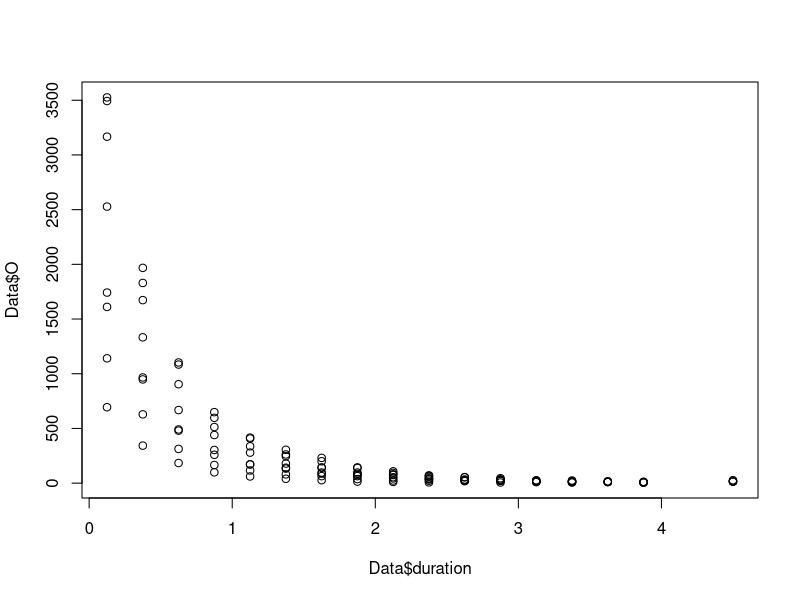
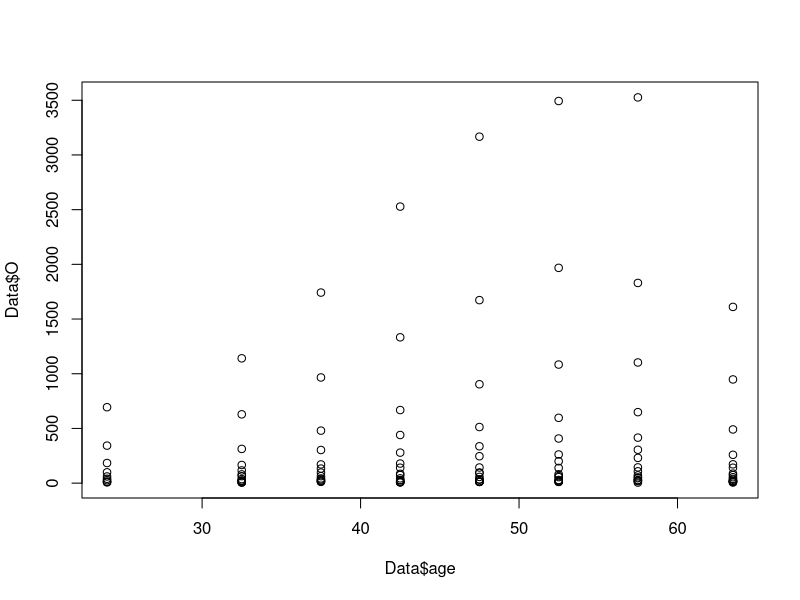
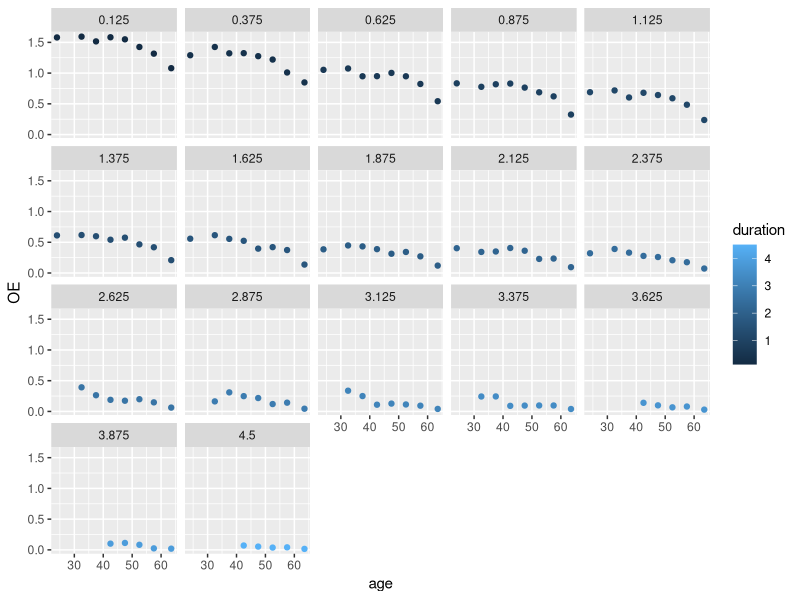
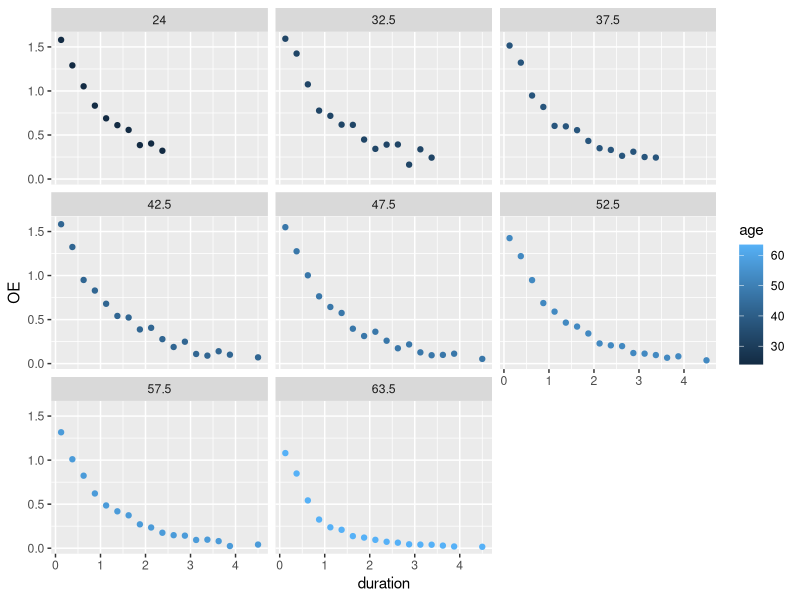
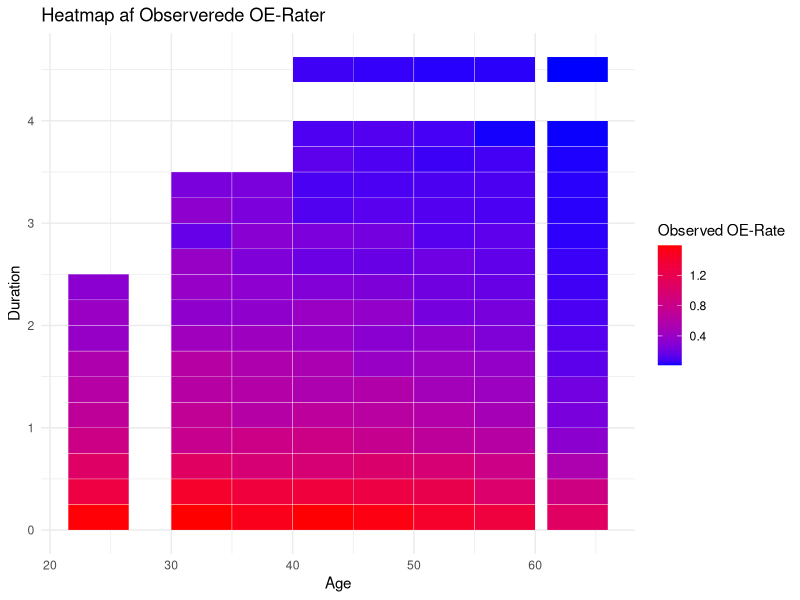

These figures' R source, in order: (Note: this script raises an error after producing the figures.)
######################################################
####               PAKKER OG DATA                 ####
######################################################
library(tidyverse)
library(ggplot2)
library(dplyr)
library(stats)
library(splines)
library(hexbin)

# Indlæs data:
Data <- read_csv("Data/LY/LYFJ.csv")

# Opret variabel OE-rater
Data$OE <- Data$O / Data$E

# Vis data og opsummering
View(Data)
summary(Data)


######################################################
####          CENTRERING AF COVARIATER            ####
######################################################

#Centrerer age
unique_ages <- unique(Data$age)
midpoints <- (unique_ages[-1] + unique_ages[-length(unique_ages)]) / 2
custom_last_point <- (67 - 60) / 2 + 60  # Brug 63.5 som værdi i højre endepunkt da det sidste datapunkt er 60 år
midpoints <- c(midpoints, custom_last_point)
Data$age <- midpoints[match(Data$age, unique_ages)]

#Centrerer duration
midpointsduration <- c((unique(Data$duration)[-1] + unique(Data$duration)[-length(unique(Data$duration))]) / 2, unique(Data$duration)[length(unique(Data$duration))])
Data$duration <- midpointsduration[match(Data$duration, unique(Data$duration))]

#Fjerner sidste datapunkt for duration
Data <- Data[Data$duration != unique(Data$duration)[length(unique(Data$duration))], ]

# Vis centreret data
View(Data)

######################################################
####            VISUALISERING AF DATA             ####
######################################################

# Plot O mod duration
plot(y = Data$O, x = Data$duration)

# Plot O mod age
plot(y = Data$O, x = Data$age)


# Scatter plot af OE-rater med alder og duration
ggplot(Data, aes(x = age, y = OE)) +
  geom_point(aes(color = duration)) +
  facet_wrap(~ duration)

# Scatter plot af OE-rater med duration og alder
ggplot(Data, aes(x = duration, y = OE)) +
  geom_point(aes(color = age)) +
  facet_wrap(~ age)


######################################################
####                  HEATMAPS                    ####
######################################################

# Beregn observerede rater
Data$observed_rate <- Data$O / Data$E

# Heatmap for observerede OE-rater
heatmap_observed <- ggplot(Data, aes(y = duration, x = age, fill = observed_rate)) +
  geom_tile(color = "white") +
  scale_fill_gradient(low = "blue", high = "red") +
  labs(title = "Heatmap af Observerede OE-Rater", y = "Duration", x = "Age", fill = "Observed OE-Rate") +
  theme_minimal()

heatmap_observed

# Heatmap for centrerede observerede OE-rater
heatmap_observed_center <- ggplot(Data, aes(y = duration_centered, x = age_centered, fill = observed_rate)) +
  geom_tile(color = "white") +
  scale_fill_gradient(low = "blue", high = "red") +
  labs(title = "Heatmap af Centerede Observerede OE-Rater", y = "Duration", x = "Age", fill = "Observed OE-Rate") +
  theme_minimal()

heatmap_observed_center

######################################################
####      AGGREGERING OG IKKE-LINEARE TRENDS      ####
######################################################

# Aggreger data efter age
AgeAgg <- Data %>%
  group_by(age) %>%
  summarise(expoAgg = sum(E), occAgg = sum(O)) %>%
  mutate(OE = occAgg / expoAgg)

# Aggreger data efter duration
DurAgg <- Data %>%
  group_by(duration) %>%
  summarise(expoAgg = sum(E), occAgg = sum(O)) %>%
  mutate(OE = occAgg / expoAgg)

# Plots af aggregerede data
plot(AgeAgg$age, AgeAgg$occAgg)
plot(DurAgg$duration, DurAgg$occAgg)

plot(AgeAgg$age, AgeAgg$OE)
plot(DurAgg$duration, DurAgg$OE)

plot(AgeAgg$age, AgeAgg$expoAgg)
plot(DurAgg$duration, DurAgg$expoAgg)


######################################################
####                  Residualplots               ####
######################################################


#Centrer middelværdien: 
residplotage<-function(model){qplot(Data$age, .stdresid,data = model)+
    geom_smooth(method = "loess", size = 1, formula = y ~ x) +
    xlab("age") +
    ylab("fitted values")}

residplotduration<-function(model){qplot(Data$duration, .stdresid,data = model)+
    geom_smooth(method = "loess", size = 1, formula = y ~ x) +
    xlab("duration") +
    ylab("fitted values")}







